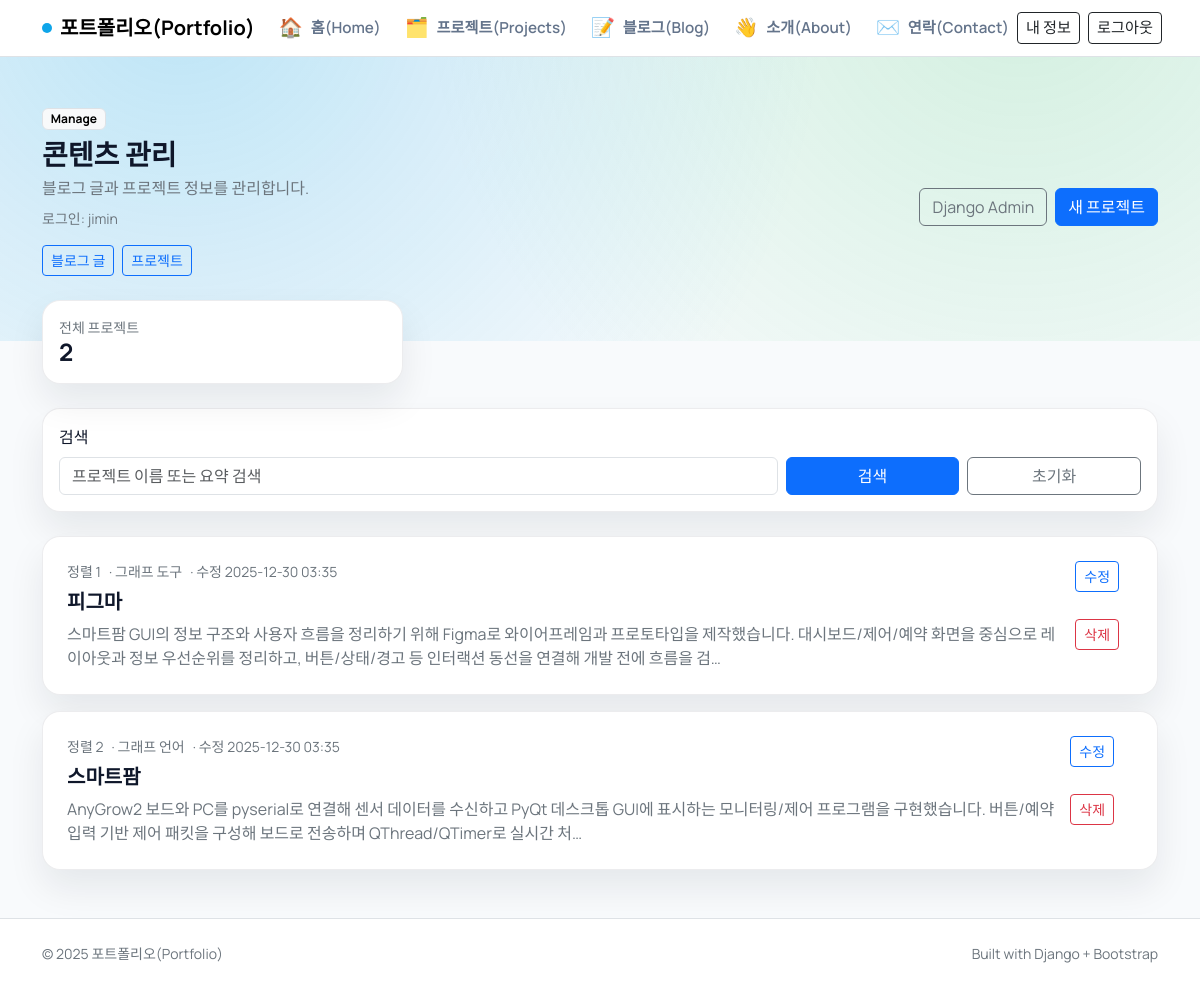
Page /manage/projects/ (signed in) on the committed database.
### pages/models.py (models this page shows, shortened)
class Project(models.Model):
    USAGE_LANGUAGE = "language"
    USAGE_TOOL = "tool"
    USAGE_OTHER = "other"
    USAGE_CHOICES = [
        (USAGE_LANGUAGE, "Language"),
        (USAGE_TOOL, "Tool"),
        (USAGE_OTHER, "Other"),
    ]
    name = models.CharField(max_length=200)
    summary = models.TextField()
    link = models.URLField(blank=True)
    tech_stack = models.JSONField(default=list, blank=True)
    details = models.JSONField(default=list, blank=True)
    highlights = models.JSONField(default=list, blank=True)
    note = models.TextField(blank=True)
    usage_title = models.CharField(max_length=120, blank=True)
    usage_type = models.CharField(max_length=20, choices=USAGE_CHOICES, blank=True)
    usage_items = models.JSONField(default=list, blank=True)
    owner = models.ForeignKey(
        settings.AUTH_USER_MODEL,
        on_delete=models.CASCADE,
        related_name="projects",
        null=True,
        blank=True,
    )
    order = models.PositiveIntegerField(default=0)
    created_at = models.DateTimeField(default=timezone.now)
    updated_at = models.DateTimeField(auto_now=True)
    class Meta:
        ordering = ["order", "-created_at"]

### pages/manage_views.py (the view)
@login_required
def manage_project_list(request):
    query = request.GET.get("q", "").strip()
    base_qs = Project.objects.filter(owner=request.user)
    projects = base_qs
    if query:
        projects = projects.filter(Q(name__icontains=query) | Q(summary__icontains=query))
    projects = projects.order_by("order", "-created_at")
    context = {
        "projects": projects,
        "query": query,
        "total_count": base_qs.count(),
    }
    return render(request, "pages/manage/project_list.html", context)

### pages/templates/pages/manage/project_list.html
{% extends "blog/manage/base.html" %}
{% block manage_actions %}
  <a class="btn btn-outline-secondary" href="/admin/">Django Admin</a>
  <a class="btn btn-primary" href="{% url 'manage_project_create' %}">새 프로젝트</a>
{% endblock %}
{% block manage_content %}
<div class="row g-3 mb-4">
  <div class="col-md-4">
    <div class="surface p-3">
      <div class="text-secondary small">전체 프로젝트</div>
      <div class="h4 fw-bold mb-0">{{ total_count }}</div>
    </div>
  </div>
</div>
<form class="surface p-3 mb-4" method="get">
  <div class="row g-2 align-items-end">
    <div class="col-md-8">
      <label class="form-label">검색</label>
      <input class="form-control" type="search" name="q" placeholder="프로젝트 이름 또는 요약 검색" value="{{ query }}">
    </div>
    <div class="col-md-4 d-flex gap-2">
      <button class="btn btn-primary w-100" type="submit">검색</button>
      <a class="btn btn-outline-secondary w-100" href="{% url 'manage_project_list' %}">초기화</a>
    </div>
  </div>
</form>
{% for project in projects %}
  <div class="surface p-4 manage-card">
    <div class="d-flex flex-column flex-lg-row justify-content-between gap-3">
      <div>
        <div class="d-flex align-items-center gap-2 mb-2">
          <span class="small text-secondary">정렬 {{ project.order }}</span>
          {% if project.usage_type %}
            <span class="small text-secondary">
              · 그래프
              {% if project.usage_type == "language" %}
                언어
              {% elif project.usage_type == "tool" %}
                도구
              {% else %}
                기타
              {% endif %}
            </span>
          {% endif %}
          <span class="small text-secondary">· 수정 {{ project.updated_at|date:"Y-m-d H:i" }}</span>
        </div>
        <h2 class="h5 fw-bold mb-2">{{ project.name }}</h2>
        <p class="text-secondary mb-0">{{ project.summary|truncatechars:140 }}</p>
      </div>
      <div class="manage-actions d-flex flex-wrap gap-2 align-items-start">
        <a class="btn btn-outline-primary btn-sm" href="{% url 'manage_project_edit' project.pk %}">수정</a>
        <a class="btn btn-outline-danger btn-sm" href="{% url 'manage_project_delete' project.pk %}">삭제</a>
      </div>
    </div>
  </div>
{% empty %}
  <div class="alert alert-light border">프로젝트가 없습니다. 새 프로젝트를 작성해 주세요.</div>
{% endfor %}
{% endblock %}

### blog/templates/blog/manage/base.html (shortened to what this page needs)
{% extends "blog/base.html" %}
{% block content %}
<section class="mb-4 fade-up">
  <span class="badge text-bg-light border mb-2">Manage</span>
  <div class="d-flex flex-wrap align-items-center justify-content-between gap-3">
    <div>
      <h1 class="h3 fw-bold mb-1">콘텐츠 관리</h1>
      <p class="text-secondary mb-0">블로그 글과 프로젝트 정보를 관리합니다.</p>
      <div class="small text-secondary mt-2">로그인: {{ request.user.username }}</div>
      <div class="d-flex flex-wrap gap-2 mt-3">
        <a class="btn btn-sm btn-outline-primary" href="{% url 'manage_post_list' %}">블로그 글</a>
        <a class="btn btn-sm btn-outline-primary" href="{% url 'manage_project_list' %}">프로젝트</a>
      </div>
    </div>
    <div class="d-flex flex-wrap gap-2">
      {% block manage_actions %}{% endblock %}
    </div>
  </div>
</section>
{% block manage_content %}{% endblock %}
{% endblock %}

### blog/templates/blog/base.html (style rules this page uses)
:root { --ink: #0f172a; --muted: #64748b; --accent: #0ea5e9; --accent-2: #22c55e; --surface: #ffffff; --border: rgba(15, 23, 42, 0.08); --radius: 18px; }
body { font-family: "Manrope", sans-serif; color: var(--ink); background: #f8fafc; min-height: 100vh; }
body::before { content: ""; position: fixed; inset: -10% 0 auto 0; height: 55vh; background: radial-gradient(circle at 15% 20%, rgba(14, 165, 233, 0.25), transparent 60%), radial-gradient(circle at 85% 15%, rgba(34, 197, 94, 0.18), transparent 55%); z-index: -1; }
.surface { background: var(--surface); border: 1px solid var(--border); border-radius: var(--radius); box-shadow: 0 18px 36px rgba(15, 23, 42, 0.08); }
.fade-up { animation: fadeUp 0.7s ease both; }

### blog/templates/blog/manage/base.html (style rules this page uses)
.manage-card + .manage-card { margin-top: 16px; }

### rows in the picture
Project: order "1", usage_type "· 그래프", updated_at "2025-12-30 03:35", name "피그마", summary "스마트팜 GUI의 정보 구조와 사용자 흐름을 정리하기 위해 Figma로 와이어프레임과 프로토타입을 제작했습니다. 대시보드/제어/예약 화면을 중심으로 레이아웃과 정보 우선순위를 정리하고, 버튼/상태/경고 등 인터랙션 동선을 연결해 개발 전에 흐름을 검…"
Project: order "2", usage_type "· 그래프", updated_at "2025-12-30 03:35", name "스마트팜", summary "AnyGrow2 보드와 PC를 pyserial로 연결해 센서 데이터를 수신하고 PyQt 데스크톱 GUI에 표시하는 모니터링/제어 프로그램을 구현했습니다. 버튼/예약 입력 기반 제어 패킷을 구성해 보드로 전송하며 QThread/QTimer로 실시간 처…"

### other values in the picture
{{ request.user.username }} "jimin"
{{ total_count }} "2"
